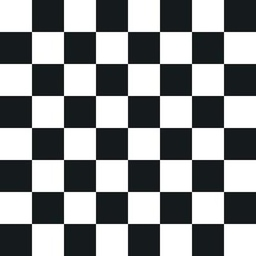
#> input picture Image Processing and Computer Vision-Lab/Geometric Transformation/inp.jpg, 256 x 256 px, shrunk from 400 x 400 before the run
$ python 'angular_wave .py'
#> lines starting #> are read from the running program, lines starting #| are printed output that depends on the picture; after the words box and inside, x2 and y2 are one past the last pixel; in counts of white or black regions, pixels touching at a corner belong together


import sys
sys.path.append("C:\\Users\\SSD\\AppData\\Local\\Programs\\Python\\Python311\\Lib\\site-packages")


import cv2 as cv
import numpy as np


def interpolation(I, x, y):
    #bilinear interpolation
    h=I.shape[0]
    w=I.shape[1]

    j=int(np.floor(x))
    k=int(np.floor(y))
    j=min(j,h-2)
    k=min(k,w-2)

    b=x-j
    a=y-k

    result = (1-a)*(1-b)*I[j,k]+a*(1-b)*I[j+1,k]+(1-a)*b*I[j,k+1]+a*b*I[j+1,k+1]

    return result


def angular(img,a,t):


    h=img.shape[0]
    w=img.shape[1]
    xc,yc=h//2,w//2
    out = np.zeros((h,w),dtype=np.uint8)


    for i in range(h):
        for j in range(w):
            dx=i-xc
            dy=j-yc

            r=np.sqrt((dx**2)+(dy**2))


            dx=np.deg2rad(dx)
            dy=np.deg2rad(dy)
            beta=np.arctan2(dy,dx)+a*(np.sin((2*np.pi*r)/t))
            #beta=dx+a*(np.sin((2*np.pi*r)/t))
            x = xc + r*np.cos(beta)


            #beta=dy+a*(np.sin(2*np.pi*r/t))
            y = yc + r*np.sin(beta)


            out[i][j] = interpolation(img,x,y)

    return out


img = cv.imread('inp.jpg')
#> img is the input picture: shape (256, 256, 3); mean B, G, R 141.3, 140.1, 137.7
img = cv.cvtColor(img, cv.COLOR_BGR2GRAY)
#> img: shape (256, 256)
_, img = cv.threshold(img,100,255,cv.THRESH_BINARY)
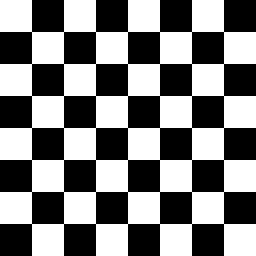
#> img: shape (256, 256); 50% white; 1 white region, box (x1, y1, x2, y2) and area: (0, 0, 256, 256) 32768

cv.imshow('Input Image',img)

a=0.1
t=50

img_t=angular(img,a,t)
#> the loop in angular, `for i in range(h):` made 256 passes
#> after the loop in angular, `for i in range(h):`:
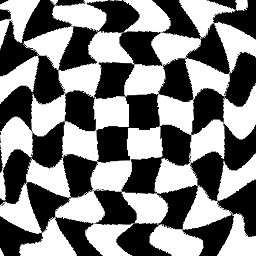
#> out: shape (256, 256); min 0, max 255, mean 127.6


cv.imshow('Output Image for a=0.1',img_t)


a=0.05
t=50

img_t=angular(img,a,t)
#> call 2 of angular, with a = 0.05, t = 50
#> after the loop in angular (call 2), `for i in range(h):`:
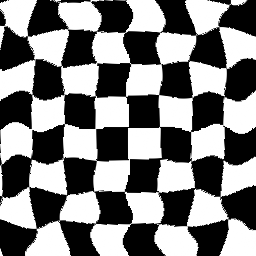
#> out: shape (256, 256); min 0, max 255, mean 127.7


cv.imshow('Output Image for a=0.05 ',img_t)


cv.waitKey(0)
cv.destroyAllWindows()
